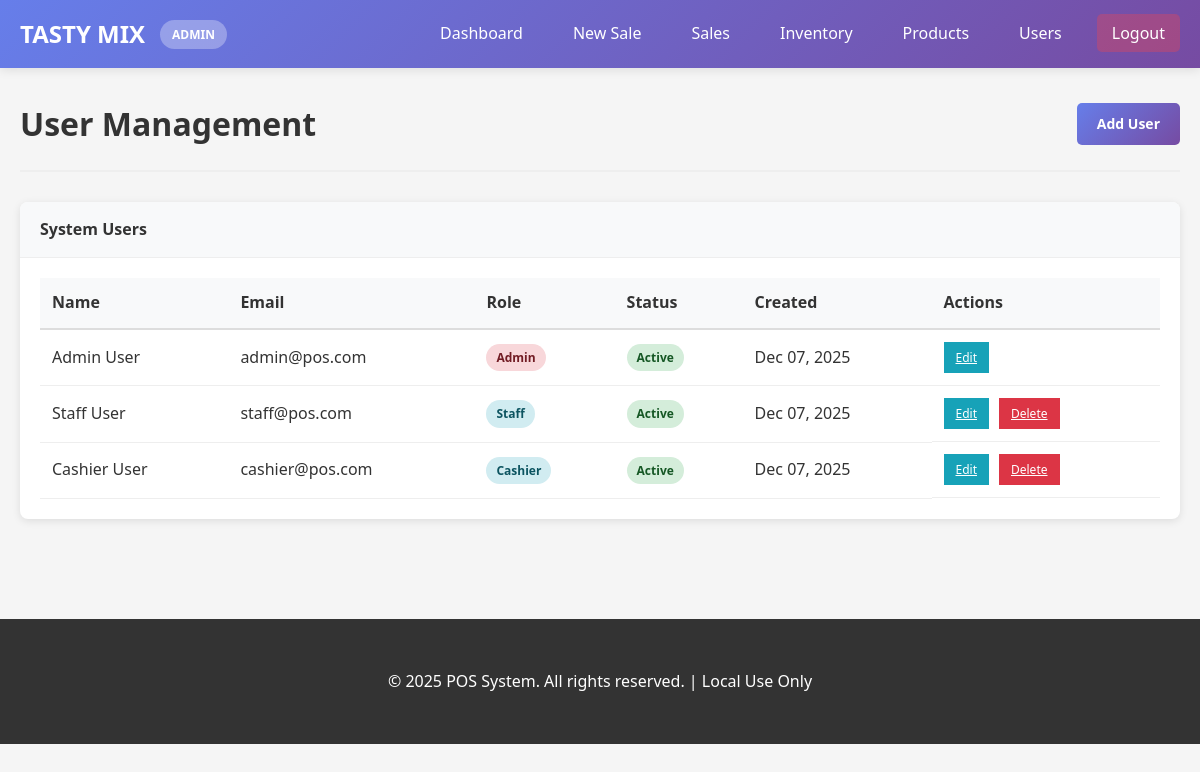
The app's page /?page=users (signed in) with its own data.
### tables this page shows
CREATE TABLE IF NOT EXISTS users (
    id INT PRIMARY KEY AUTO_INCREMENT,
    name VARCHAR(255) NOT NULL,
    email VARCHAR(255) UNIQUE NOT NULL,
    password VARCHAR(255) NOT NULL,
    role ENUM('admin', 'staff', 'cashier') DEFAULT 'staff',
    status ENUM('active', 'inactive') DEFAULT 'active',
    created_at TIMESTAMP DEFAULT CURRENT_TIMESTAMP,
    updated_at TIMESTAMP DEFAULT CURRENT_TIMESTAMP ON UPDATE CURRENT_TIMESTAMP,
    INDEX idx_email (email),
    INDEX idx_role (role)
);

### src/Controllers/UserController.php (called while the page is built, shortened)
<?php
require_once __DIR__ . '/../Models/User.php';
class UserController {
    private $userModel;
    public function __construct() {
        $this->userModel = new User();
    }
    public function index() {
        $users = $this->userModel->getAll();
        include __DIR__ . '/../Views/users/index.php';
    }
}
?>

### src/Models/User.php (called while the page is built, shortened)
<?php
require_once __DIR__ . '/Database.php';
class User extends Database {
    public function getAll() {
        $sql = "SELECT id, name, email, role, status, created_at FROM users ORDER BY created_at DESC";
        return $this->fetchAll($sql);
    }
}
?>

### src/Models/Database.php (called while the page is built, shortened)
<?php
class Database {
    private $conn;
    public function __construct() {
        global $pdo;
        $this->conn = $pdo;
    }
    public function query($sql, $params = []) {
        try {
            $stmt = $this->conn->prepare($sql);
            $stmt->execute($params);
            return $stmt;
        } catch(PDOException $e) {
            die("Query error: " . $e->getMessage());
        }
    }
    public function fetchAll($sql, $params = []) {
        $stmt = $this->query($sql, $params);
        return $stmt->fetchAll(PDO::FETCH_ASSOC);
    }
}
?>

### src/Views/users/index.php (the view, shortened to what this page needs)
<!DOCTYPE html>
<html lang="en">
<head>
    <link rel="stylesheet" href="assets/css/style.css">
</head>
<body>
    <?php include __DIR__ . '/../layouts/header.php'; ?>
    <div class="container">
        <div class="page-header">
            <h1>User Management</h1>
            <a href="?page=users&action=create" class="btn btn-primary">Add User</a>
        </div>
        <div class="card full-width">
            <div class="card-header">System Users</div>
            <div class="card-body">
                <table class="table">
                    <thead>
                        <tr>
                            <th>Name</th>
                            <th>Email</th>
                            <th>Role</th>
                            <th>Status</th>
                            <th>Created</th>
                            <th>Actions</th>
                        </tr>
                    </thead>
                    <tbody>
                        <?php if (!empty($users)): ?>
                            <?php foreach ($users as $user): ?>
                                <tr>
                                    <td><?php echo htmlspecialchars($user['name']); ?></td>
                                    <td><?php echo htmlspecialchars($user['email']); ?></td>
                                    <td>
                                        <span class="badge <?php echo $user['role'] === 'admin' ? 'badge-danger' : 'badge-info'; ?>">
                                            <?php echo ucfirst($user['role']); ?>
                                        </span>
                                    </td>
                                    <td>
                                        <span class="badge <?php echo $user['status'] === 'active' ? 'badge-success' : 'badge-warning'; ?>">
                                            <?php echo ucfirst($user['status']); ?>
                                        </span>
                                    </td>
                                    <td><?php echo date('M d, Y', strtotime($user['created_at'])); ?></td>
                                    <td class="action-buttons">
                                        <a href="?page=users&action=edit&id=<?php echo $user['id']; ?>" class="btn-small btn-edit">Edit</a>
                                        <?php if ($user['id'] !== $_SESSION['user_id']): ?>
                                            <a href="?page=users&action=delete&id=<?php echo $user['id']; ?>" class="btn-small btn-delete" onclick="return confirm('Delete this user?');">Delete</a>
                                        <?php endif; ?>
                                    </td>
                                </tr>
                            <?php endforeach; ?>
                        <?php else: ?>
                            <tr>
                                <td colspan="6" class="text-center">No users found</td>
                            </tr>
                        <?php endif; ?>
                    </tbody>
                </table>
            </div>
        </div>
    </div>
    <?php include __DIR__ . '/../layouts/footer.php'; ?>
</body>
</html>

### public/assets/css/style.css (style rules this page uses)
* { margin: 0; padding: 0; box-sizing: border-box; }
body { font-family: 'Segoe UI', Tahoma, Geneva, Verdana, sans-serif; background-color: #f5f5f5; color: #333; line-height: 1.6; }
.container { max-width: 1400px; margin: 0 auto; padding: 30px 20px; }
.page-header { display: flex; justify-content: space-between; align-items: center; margin-bottom: 30px; padding-bottom: 20px; border-bottom: 2px solid #eee; }
.page-header h1 { font-size: 32px; color: #333; }
.card { background: white; border-radius: 8px; box-shadow: 0 2px 8px rgba(0, 0, 0, 0.1); overflow: hidden; margin-bottom: 20px; }
.card.full-width { width: 100%; }
.card-header { background: #f8f9fa; padding: 15px 20px; border-bottom: 1px solid #eee; font-weight: 600; color: #333; display: flex; justify-content: space-between; align-items: center; }
.card-body { padding: 20px; }
.btn { display: inline-block; padding: 10px 20px; border: none; border-radius: 5px; cursor: pointer; font-weight: 600; text-decoration: none; transition: all 0.3s; font-size: 14px; }
.btn-primary { background: linear-gradient(135deg, #667eea 0%, #764ba2 100%); color: white; }
.btn-small { padding: 6px 12px; font-size: 12px; margin-right: 5px; }
.btn-edit { background: #17a2b8; color: white; }
.btn-delete { background: #dc3545; color: white; }
.table { width: 100%; border-collapse: collapse; }
.table thead { background: #f8f9fa; border-bottom: 2px solid #ddd; }
.table th { padding: 12px; text-align: left; font-weight: 600; color: #333; }
.table td { padding: 12px; border-bottom: 1px solid #eee; }
.action-buttons { display: flex; gap: 5px; flex-wrap: wrap; }
.badge { display: inline-block; padding: 4px 10px; border-radius: 20px; font-size: 12px; font-weight: 600; white-space: nowrap; }
.badge-success { background: #d4edda; color: #155724; }
.badge-danger { background: #f8d7da; color: #721c24; }
.badge-info { background: #d1ecf1; color: #0c5460; }

### records on screen
users: name "Admin User", email "admin@pos.com", role "Admin", status "Active", created_at "Dec 07, 2025"
users: name "Staff User", email "staff@pos.com", role "Staff", status "Active", created_at "Dec 07, 2025"
users: name "Cashier User", email "cashier@pos.com", role "Cashier", status "Active", created_at "Dec 07, 2025"

### other values on screen
$_SESSION['role'] "ADMIN"
